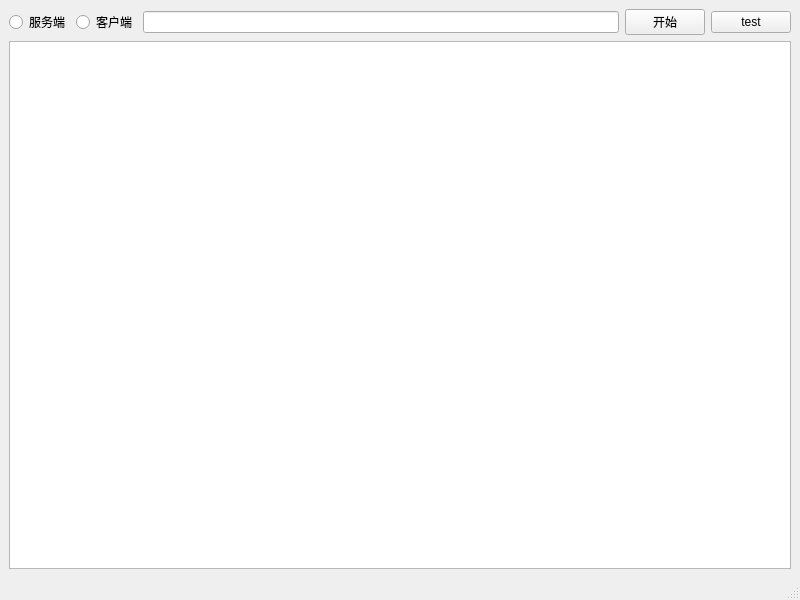
<?xml version="1.0" encoding="UTF-8"?>
<ui version="4.0">
 <class>MainWindow</class>
 <widget class="QMainWindow" name="MainWindow">
  <property name="geometry">
   <rect>
    <x>0</x>
    <y>0</y>
    <width>800</width>
    <height>600</height>
   </rect>
  </property>
  <property name="windowTitle">
   <string>MainWindow</string>
  </property>
  <widget class="QWidget" name="centralwidget">
   <layout class="QVBoxLayout" name="verticalLayout">
    <item>
     <layout class="QHBoxLayout" name="horizontalLayout">
      <item>
       <widget class="QRadioButton" name="serverRadioButton">
        <property name="text">
         <string>服务端</string>
        </property>
        <attribute name="buttonGroup">
         <string notr="true">buttonGroup</string>
        </attribute>
       </widget>
      </item>
      <item>
       <widget class="QRadioButton" name="clientRadioButton">
        <property name="text">
         <string>客户端</string>
        </property>
        <attribute name="buttonGroup">
         <string notr="true">buttonGroup</string>
        </attribute>
       </widget>
      </item>
      <item>
       <widget class="QLineEdit" name="lineEdit"/>
      </item>
      <item>
       <widget class="QPushButton" name="clickPushButton">
        <property name="text">
         <string>开始</string>
        </property>
       </widget>
      </item>
      <item>
       <widget class="QPushButton" name="testButton">
        <property name="text">
         <string>test</string>
        </property>
       </widget>
      </item>
     </layout>
    </item>
    <item>
     <widget class="QTextEdit" name="textEdit"/>
    </item>
   </layout>
  </widget>
  <widget class="QMenuBar" name="menubar">
   <property name="geometry">
    <rect>
     <x>0</x>
     <y>0</y>
     <width>800</width>
     <height>21</height>
    </rect>
   </property>
  </widget>
  <widget class="QStatusBar" name="statusbar"/>
 </widget>
 <resources/>
 <connections/>
 <buttongroups>
  <buttongroup name="buttonGroup"/>
 </buttongroups>
</ui>
